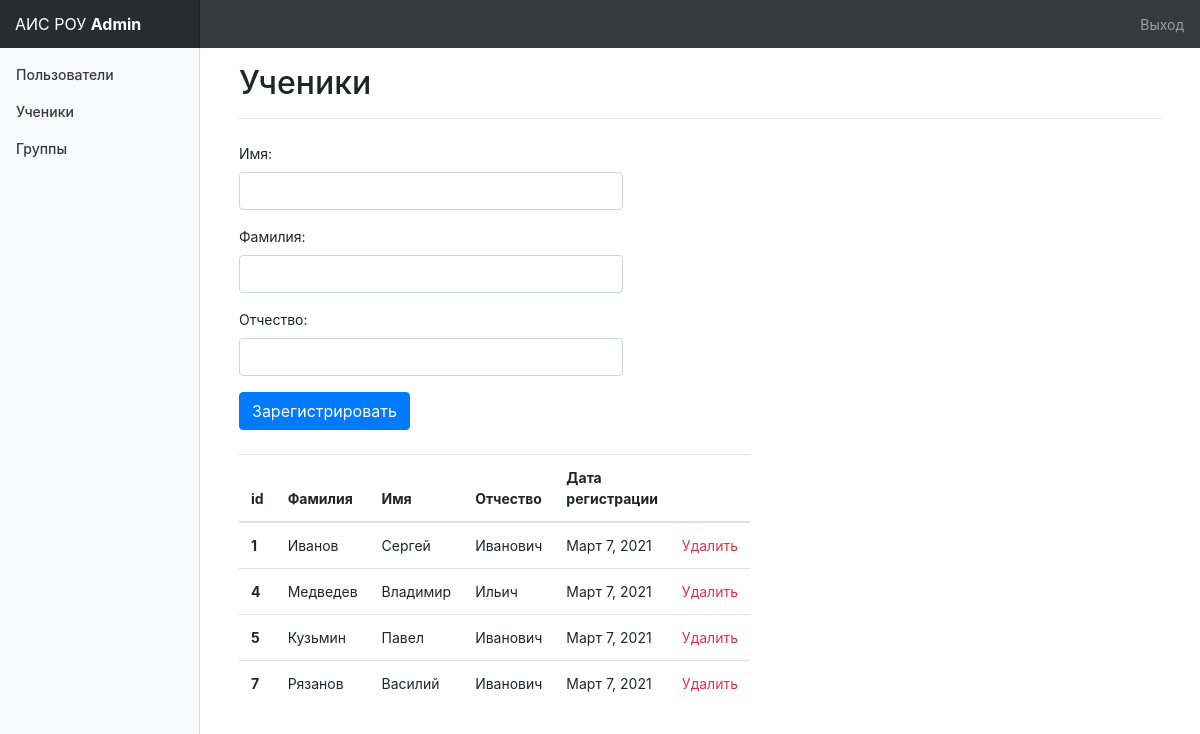
Screenshot of /admin_panel/pupils_registration/ (signed in) with the database file from the repository.
### admin_panel/models.py (models this page shows, shortened)
class Pupil(models.Model):
    last_name = models.CharField(
        'Фамилия',
        max_length=50
    )
    first_name = models.CharField(
        'Имя',
        max_length=50
    )
    middle_name = models.CharField(
        'Отчество',
        null=True,
        max_length=50
    )
    date = models.DateField(
        'Дата регистрации',
        default=datetime.now
    )
    class Meta:
        verbose_name = 'Ученик'
        verbose_name_plural = 'Ученики'

### admin_panel/views.py (the view)
# urls.py: path('pupils_registration/', views.pupils, name='pupils'),
def pupils(request):
    list_pupils = Pupil.objects.all()
    page = request.GET.get('page', 1)
    paginator = Paginator(list_pupils, 5)
    try:
        pupils = paginator.page(page)
    except PageNotAnInteger:
        pupils = paginator.page(1)
    except EmptyPage:
        pupils = paginator.page(paginator.num_pages)
    if request.user.is_staff:
        if request.method == "POST":
            pupil_form = PupilRegistrationForm(request.POST)
            if pupil_form.is_valid():
                pupil_form.save()
                return redirect('/admin_panel/pupils_registration/')
        else:
            return render(
                request,
                'admin_panel/pupils_registration.html',
                {
                    'pupil_registration_form': PupilRegistrationForm(),
                    'list_pupils': pupils,
                }
            )
    else:
        return redirect('/')

### admin_panel/forms.py
class PupilRegistrationForm(forms.ModelForm):
    def __init__(self, *args, **kwargs):
        super(PupilRegistrationForm, self).__init__(*args, **kwargs)
        for field in iter(self.fields):
            self.fields[field].widget.attrs.update(
                {
                    'class': 'form-control col-md-5'
                }
            )
    class Meta:
        model = Pupil
        fields = ('first_name', 'last_name', 'middle_name')

### templates/admin_panel/pupils_registration.html (shortened to what this page needs)
{% extends 'admin_panel/base_admin.html' %}
{% block content %}
    <div class="d-flex justify-content-between flex-wrap flex-md-nowrap align-items-center pb-2 mb-3 border-bottom">
        <h1 class="h2">Ученики</h1>
    </div>
    <div class="form-group">
        <form method="post" class="my-4 chartjs-render-monitor">
                {{ pupil_registration_form.as_p }}
                <p><input class="btn btn-primary" type="submit" value="Зарегистрировать"></p>
        </form>
    </div>
    <table class="table col-md-5">
      <thead>
        <tr>
          <th scope="col">id</th>
          <th scope="col">Фамилия</th>
          <th scope="col">Имя</th>
          <th scope="col">Отчество</th>
          <th scope="col">Дата регистрации</th>
          <th scope="col"></th>
        </tr>
      </thead>
      <tbody>
            {% for pupil in list_pupils %}
            <tr>
              <th scope="row">{{pupil.id}}</th>
              <td>{{pupil.last_name}}</td>
              <td>{{pupil.first_name}}</td>
              <td>{{pupil.middle_name}}</td>
              <td>{{pupil.date}}</td>
              <td><a class="text-danger" href="delete/{{pupil.id}}/">Удалить</a></td>
            </tr>
            {% endfor %}
      </tbody>
    </table>
{% endblock %}

### templates/admin_panel/base_admin.html (shortened to what this page needs)
<!DOCTYPE html>
{% load static %}
<html lang="en">
<head>
    <link rel="stylesheet" href="https://stackpath.bootstrapcdn.com/bootstrap/4.3.1/css/bootstrap.min.css">
    <link rel="stylesheet" href="{% static 'css/dashboard.css' %}" />
    <link rel="stylesheet" href="https://cdnjs.cloudflare.com/ajax/libs/jquery-modal/0.9.1/jquery.modal.min.css" />
    <link rel="stylesheet" href="{% static 'css/style.css' %}">
<body style="overflow: hidden;">
<nav class="navbar navbar-dark sticky-top bg-dark flex-md-nowrap p-0">
    <a class="navbar-brand col-sm-3 col-md-2" href="/">АИС РОУ <b>Admin</b></a>
    <ul class="navbar-nav px-3">
              <li class="nav-item text-nowrap">
                {% if user.is_authenticated %}
                    <a class="nav-link" href="{% url 'logout' %}?next=/">
                         Выход
                    </a>
                {% else %}
                    <a class="nav-link" href="{% url 'login' %}?next={{request.path}}">
                        Вход
                    </a>
                {% endif %}
              </li>
      </ul>
</nav>
<div class="container-fluid">
      <div class="row">
        <nav class="col-md-2 d-none d-md-block bg-light sidebar">
          <div class="sidebar-sticky">
            <ul class="nav flex-column">
              <li class="nav-item">
                  <a class="nav-link text-dark" href="{% url 'users' %}">
                         Пользователи
                  </a>
              </li>
              <li class="nav-item">
                  <a class="nav-link text-dark" href="{% url 'pupils' %}">
                         Ученики
                  </a>
              </li>
              <li class="nav-item">
                  <a class="nav-link text-dark" href="{% url 'groups' %}">
                         Группы
                  </a>
              </li>
            </ul>
          </div>
        </nav>
        <main role="main" class="col-md-9 ml-sm-auto col-lg-10 pt-3 px-4">
            <div class="container">
                    {% block content %}{% endblock %}
                </div>
            </div>
    </div>
</body>
</html>
    <link href="https://cdn.jsdelivr.net/npm/select2@4.1.0-rc.0/dist/css/select2.min.css" rel="stylesheet" />

### static/css/dashboard.css (style rules this page uses)
body { font-size: .875rem; }
.sidebar { position: fixed; top: 0; bottom: 0; left: 0; z-index: 100; padding: 0; box-shadow: inset -1px 0 0 rgba(0, 0, 0, .1); }
.sidebar-sticky { position: -webkit-sticky; position: sticky; top: 48px; height: calc(100vh - 48px); padding-top: .5rem; overflow-x: hidden; overflow-y: auto; }
.sidebar .nav-link { font-weight: 500; color: #333; }
.navbar-brand { padding-top: .75rem; padding-bottom: .75rem; font-size: 1rem; background-color: rgba(0, 0, 0, .25); box-shadow: inset -1px 0 0 rgba(0, 0, 0, .25); }
.border-bottom { border-bottom: 1px solid #e5e5e5; }

### rows the page displays
Pupil: id "1", last_name "Иванов", first_name "Сергей", middle_name "Иванович", date "Март 7, 2021"
Pupil: id "4", last_name "Медведев", first_name "Владимир", middle_name "Ильич", date "Март 7, 2021"
Pupil: id "5", last_name "Кузьмин", first_name "Павел", middle_name "Иванович", date "Март 7, 2021"
Pupil: id "7", last_name "Рязанов", first_name "Василий", middle_name "Иванович", date "Март 7, 2021"
